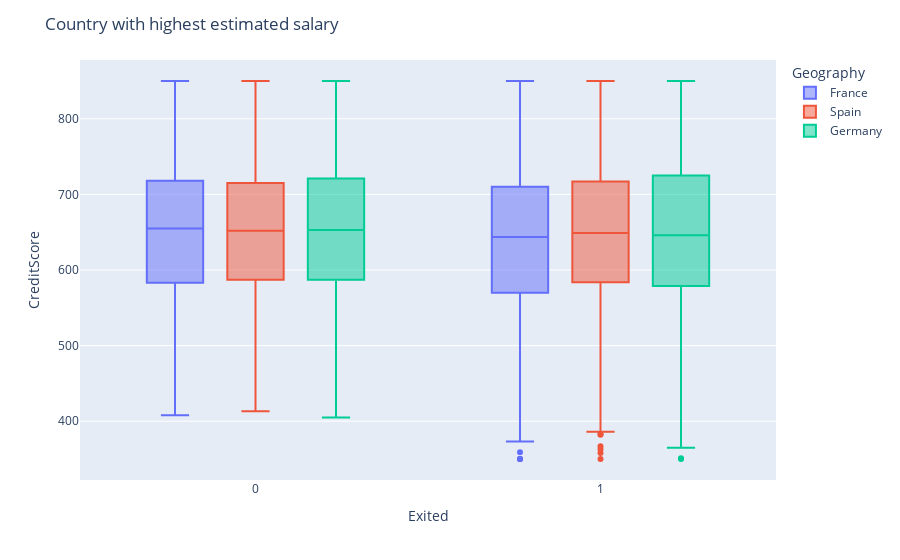

Notebook code for this chart:
### Markdown cell above
##### Country with highest estimated salary

### Code cell
fig = ex.box(data, x="Exited", y="CreditScore", color = 'Geography')
fig.update_layout(title_text='Country with highest estimated salary')
fig.show()

### Figure 1 — Plotly figure (JSON) as saved in the notebook; plotly's stock layout.template omitted (floating-point values rounded to 4 significant figures; data arrays with more than 128 entries replaced by an {"elided": "..."} marker saying what was removed)
{"data": [{"alignmentgroup": "True", "hovertemplate": "Geography=France<br>Exited=%{x}<br>CreditScore=%{y}<extra></extra>", "legendgroup": "France", "marker": {"color": "#636efa"}, "name": "France", "notched": false, "offsetgroup": "France", "orientation": "v", "showlegend": true, "type": "box", "x": {"elided": "5014 int values"}, "x0": " ", "xaxis": "x", "y": {"elided": "5014 int values"}, "y0": " ", "yaxis": "y"}, {"alignmentgroup": "True", "hovertemplate": "Geography=Spain<br>Exited=%{x}<br>CreditScore=%{y}<extra></extra>", "legendgroup": "Spain", "marker": {"color": "#EF553B"}, "name": "Spain", "notched": false, "offsetgroup": "Spain", "orientation": "v", "showlegend": true, "type": "box", "x": {"elided": "2477 int values"}, "x0": " ", "xaxis": "x", "y": {"elided": "2477 int values"}, "y0": " ", "yaxis": "y"}, {"alignmentgroup": "True", "hovertemplate": "Geography=Germany<br>Exited=%{x}<br>CreditScore=%{y}<extra></extra>", "legendgroup": "Germany", "marker": {"color": "#00cc96"}, "name": "Germany", "notched": false, "offsetgroup": "Germany", "orientation": "v", "showlegend": true, "type": "box", "x": {"elided": "2509 int values"}, "x0": " ", "xaxis": "x", "y": {"elided": "2509 int values"}, "y0": " ", "yaxis": "y"}], "layout": {"boxmode": "group", "legend": {"title": {"text": "Geography"}, "tracegroupgap": 0}, "margin": {"t": 60}, "title": {"text": "Country with highest estimated salary"}, "xaxis": {"anchor": "y", "domain": [0, 1], "title": {"text": "Exited"}}, "yaxis": {"anchor": "x", "domain": [0, 1], "title": {"text": "CreditScore"}}}}
